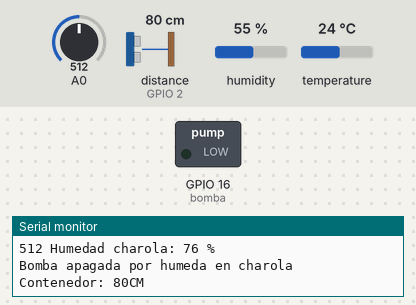
Simulated run of this sketch. Board: ESP8266 (NodeMCU). On the bench: switched loads named in the sketch (green lamp = pin HIGH), the last lines printed to the serial monitor. Wiring (inferred from the names in the program): ultrasonic range finder: trigger GPIO 4; echo GPIO 2. The inputs (shaded band) are chosen by the test bench; at power-on: distance to the obstacle (sensor on GPIO 2) 80 cm, A0 = 512, humidity 55 %, temperature 24 °C. The echo pulse lasts 58.3 µs per cm; WiFi joins after 1.5 s; servers stay silent unless stated; random numbers use the default seed unless the sketch sets one; no MQTT or app messages arrive unless stated; web services answer with replies made up by the test bench; pins used as bus, display or sensor lines are not drawn.

Above: at 2.7 s.
2.8 s: distance to the obstacle (sensor on GPIO 2) set to 22 cm
4.4 s: distance to the obstacle (sensor on GPIO 2) set to 19 cm
8.8 s: A0 set to 817
10.8 s: A0 set to 838
At 12.7 s:
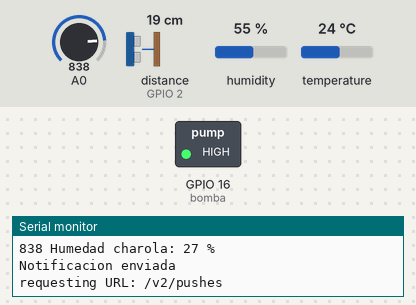
13.3 s: A0 set to 716
At 18.7 s:
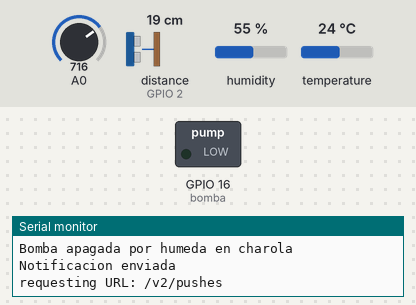
19.7 s: A0 set to 992
At 25.5 s:
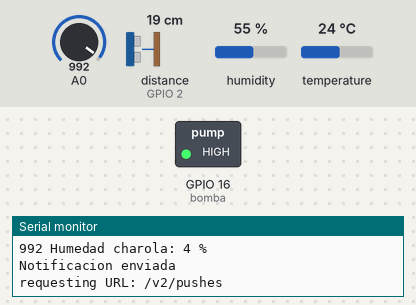
Timing chart, 0 to 27.0 s (numbered marks = the images above; inputs shaded):
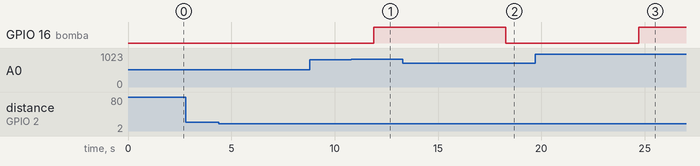

Measured:
- the behaviour switches between 828 and 829 on A0 (found by bisection; images 0 and 1)
- after the input at 10.8 s, GPIO 16 (bomba): LOW → HIGH after 1.1 s
- after the input at 13.3 s, GPIO 16 (bomba): HIGH → LOW after 5.0 s
- after the input at 19.7 s, GPIO 16 (bomba): LOW → HIGH after 5.0 s

The sketch:

FVH-CONTROL.ino
```cpp
#include <ESP8266WiFi.h>
#include <PubSubClient.h>

// Notificaciones

const char* apiKey = "o.4XYofIx4kyLQrzvIrOQFP7Yt0DbMeJ3P";//Cuenta de hidroalimentos
int pinBoton = 0;

//Sensor de humedad relativa
#include "DHT.h"
#define DHTPIN 5
#define DHTTYPE DHT11
DHT dht(DHTPIN, DHTTYPE);

//millis
unsigned long TiempoInicio = 0;
int periodo = 1000;

//sensor de nivel de agua
int Trig = 4; //D2
int Echo = 2; //D4

//bomba de agua
int bomba = 16;
int contador= 0;
//monitoreo de bomba
int estado_bomba;

int estadoBombaNoti = 0;
int estadoAnteriorBomba = 0;

//humedad en charola
int Valor;

//***************************
//****configuracion de red***
//***************************
const char* ssid     = "";
const char* password = "";

//****************************
//**configuracion Sky Things**
//****************************
const char *mqtt_server = "ieiot.com.mx";
const int mqtt_port = 1883;
const char *mqtt_user = "web_client";
const char *mqtt_pass = "111";

WiFiClient espClient;
PubSubClient client(espClient);

//Los utilizo para cnvertir lo que se va enviar a toCharArray
long lastMsg = 0;
char msg[25];
char msg2[25];
char msg3[25];
char msgEstadoBomba[25];
char msgCharola[25];
char msgAlerta[25];
char msgAlertaOk[25];
char msgAlertaMedio[25];

//***************************
//***Declaracion Funciones***
//***************************
void setup_wifi();
void callback(char* topic, byte* payload, unsigned int length);
void reconnect();


void setup() {
  Serial.begin(115200);
  Serial.println("Iniciando...");
  dht.begin();

  //bomba de agua
  pinMode(bomba, OUTPUT);

  //Sensor ultrasonico
  pinMode(Trig,OUTPUT);
  pinMode (Echo,INPUT);

  //necesario para el envio de datos
  setup_wifi();
  client.setServer(mqtt_server, mqtt_port);
  client.setCallback(callback);
  pinMode(pinBoton,INPUT_PULLUP);

}

void loop() {
//reconecion mqtt
  if (!client.connected()){
         reconnect();
}
  client.loop();
  HumedadAmbiente();
  estadoBomba();
}

//******************************
//****Estado bomba****
//******************************
void estadoBomba(){
  String msgConcatenado;

    estado_bomba = digitalRead(bomba);
    if (estado_bomba == 1){
    msgConcatenado = " Bomba encendida";
    estado_bomba + msgConcatenado;

    }
   else if (estado_bomba == 0){
    msgConcatenado = " Bomba apagada";
    estado_bomba + msgConcatenado;
    }

   String estadoReal = String(estado_bomba)+ msgConcatenado;
    estadoReal.toCharArray(msgEstadoBomba,25);
    client.publish("Ambiente/estado-bomba",msgEstadoBomba);
    notificaciones();

  delay(1000);
  }

void setup_wifi(){
  delay(10);
  Serial.println();
  Serial.print("Conectado a: ");
  Serial.println(ssid);
  WiFi.begin(ssid, password);
    while(WiFi.status() != WL_CONNECTED){
      delay(500);
      Serial.print(".");
      }
  Serial.println("");
  Serial.println("Conectado a red Wifi");
  Serial.println("Dirección IP: ");
  Serial.println(WiFi.localIP());
  }

//******************************
//****Humedad relativa & tem****
//******************************
void HumedadAmbiente() {
   if (millis()-TiempoInicio >= periodo){
  float h = dht.readHumidity(); //Leemos la Humedad
  float t = dht.readTemperature(); //Leemos la temperatura en grados Celsius

  //--------Enviamos las lecturas por el puerto serial-------------
  Serial.print("Humedad Relativa: ");
  Serial.print(h);
  Serial.print(" %");
  Serial.print(" Temperatura: ");
  Serial.print(t);
  Serial.println(" °C ");
  TiempoInicio=millis();
  TiempoInicio = 0;
    if(h <=20  && t <=18){
      distancia();
      }
   String humedad_relativa = String(h) + " %";
   String temperatura = String(t) + " °C";
    humedad_relativa.toCharArray(msg,25);
    temperatura.toCharArray(msg2,25);
    //Serial.print("Publicamos mensaje: ");
    //Serial.print(msg);
    client.publish("Ambiente /TOPIC2",msg);
    client.publish("Ambiente/Temp",msg2);

      HumedadCharola();
      estadoBomba();
      distancia();

 }
}

//***********************
//***Contenedor de agua**
//***********************
void distancia(){
  if (millis()-TiempoInicio >= periodo){
  //TiempoInicio = 0;
  long duracion;
  long distancia;
  char* mensajeAlerta;
  char* mensajeOk;

  digitalWrite(Trig,LOW);
  delayMicroseconds(4);
  digitalWrite(Trig,HIGH);
  delayMicroseconds(10);
  digitalWrite(Trig,LOW);

  duracion = pulseIn(Echo,HIGH);
  duracion = duracion/2;

  distancia = duracion/29;
  Serial.print("Contenedor: ");
  Serial.print(distancia);
  Serial.println("CM");
  delay(50);
       if (distancia <=8){
           contador ++;
           Serial.println(contador);
           digitalWrite(bomba, HIGH);
           Serial.println("Nivel de agua optimo");
           TiempoInicio=millis();
           HumedadCharola();
             if(contador >= 100){
                digitalWrite(bomba, LOW);
                Serial.println("Bomba apagada por tiempo");
                contador= 0;
                }

        mensajeOk= "No hay alertas ✓";
           String alerta_medioOk = String(mensajeOk);
           alerta_medioOk.toCharArray(msgAlertaOk,25);
           client.publish("Ambiente/alertasmsg",msgAlertaOk);
      }

     if (distancia <=20){
      contador ++;
      Serial.println(contador);
      digitalWrite(bomba, HIGH);
      Serial.println("Nivel de agua medio");

      TiempoInicio=millis();
      HumedadCharola();

         if(contador >= 100){
          digitalWrite(bomba, LOW);
          Serial.println("Bomba apagada por tiempo");
          contador= 0;
         }

      }

     if (distancia >=21){
      contador= 0;
      digitalWrite(bomba, LOW);
      Serial.println("Agua insuficiente (Bomba apagada por seguridad)");
      HumedadCharola();

          mensajeAlerta = "Agua insuficiente X";
          String alerta_medio = String(mensajeAlerta);
          alerta_medio.toCharArray(msgAlerta,25);
          client.publish("Ambiente/alertasmsg",msgAlerta);
          TiempoInicio=millis();
       }
       String distancia_contenedor = String(distancia) + " CM";
        distancia_contenedor.toCharArray(msg3,25);
        client.publish("Ambiente/contenedor",msg3);
    }
  }
//***********************
//****Humedad charola****
//***********************
void HumedadCharola(){
  TiempoInicio = 0;
  if (millis()-TiempoInicio >= periodo){
    Valor = analogRead(0);
    Serial.print(Valor);
  int lecturaPorcentaje = map (Valor, 1024,360,0,100);
    Serial.print(" Humedad charola: ");
    Serial.print(lecturaPorcentaje);
    Serial.println(" %");
    TiempoInicio=millis();

    if (lecturaPorcentaje >= 29){
      digitalWrite(bomba, LOW);
      Serial.println("Bomba apagada por humeda en charola");
      contador =0;
     }
     String humedadCharola = String(lecturaPorcentaje)+ " %";
    humedadCharola.toCharArray(msgCharola,25);
    client.publish("Ambiente/humedadcharola",msgCharola);
  }
}

//***********************
//*****notificaciones********
//***********************
void notificaciones() {
 estadoBombaNoti = digitalRead(bomba);

  if (estadoBombaNoti != estadoAnteriorBomba) {
    if (estadoBombaNoti == HIGH) {
         Serial.println("Notificacion enviada");
          enviarMensaje("Invernadero","Bomba encendida");
          delay(2000);
    }
    else if (estadoBombaNoti == LOW){
          Serial.println("Notificacion enviada");
          enviarMensaje("Invernadero","Bomba apagada");
          delay(2000);
      }

  }
  estadoAnteriorBomba = estadoBombaNoti;
  delay(100);
}

const char* host = "api.pushbullet.com";
void enviarMensaje(String titulo,String mensaje) {

  WiFiClientSecure client;
  client.setInsecure();
  if(!client.connect(host,443)) {
    Serial.println("No se pudo conectar con el servidor de notificaciones");
    return;
  }

String url = "/v2/pushes";
  String message = "{\"type\": \"note\", \"title\": \""+titulo+"\", \"body\": \""+mensaje+"\"}\r\n";
  Serial.print("requesting URL: ");
  Serial.println(url);
  //send a simple note
  client.print(String("POST ") + url + " HTTP/1.1\r\n" +
               "Host: " + host + "\r\n" +
               "Authorization: Bearer " + apiKey + "\r\n" +
               "Content-Type: application/json\r\n" +
               "Content-Length: " +
               String(message.length()) + "\r\n\r\n");
  client.print(message);

  delay(2000);
  while (client.available() == 0);

  while (client.available()) {
    String line = client.readStringUntil('\n');
    Serial.println(line);
  }
}


//***********************
//*****Callback**********
//***********************
 void callback(char* topic, byte* payload, unsigned int length){
    String incoming = "";
    Serial.print("Mensaje recibido desde: ");
    Serial.print(topic);
    Serial.println("");
      for(int i = 0; i < length; i++){ //conversion de byts a string
          incoming += (char)payload[i];
        }
     incoming.trim(); //Elimina espacios en blanco
     Serial.println("Mensaje: "+incoming);
  }

//***********************
//*****Reconexion********
//***********************
  void reconnect(){
     while (!client.connected()) {
    Serial.print("Intentando conexión Mqtt...");
    // Creamos un cliente ID
    String clientId = "esp32_";
    clientId += String(random(0xffff), HEX);
    // Intentamos conectar
    if (client.connect(clientId.c_str(),mqtt_user,mqtt_pass)) {
      Serial.println("Conectado!");
      // Nos suscribimos
      //client.subscribe("led1");
    } else {
      Serial.print("falló :( con error -> ");
      Serial.print(client.state());
      Serial.println(" Intentamos de nuevo en 5 segundos");

      delay(5000);
    }
  }
 }
```
